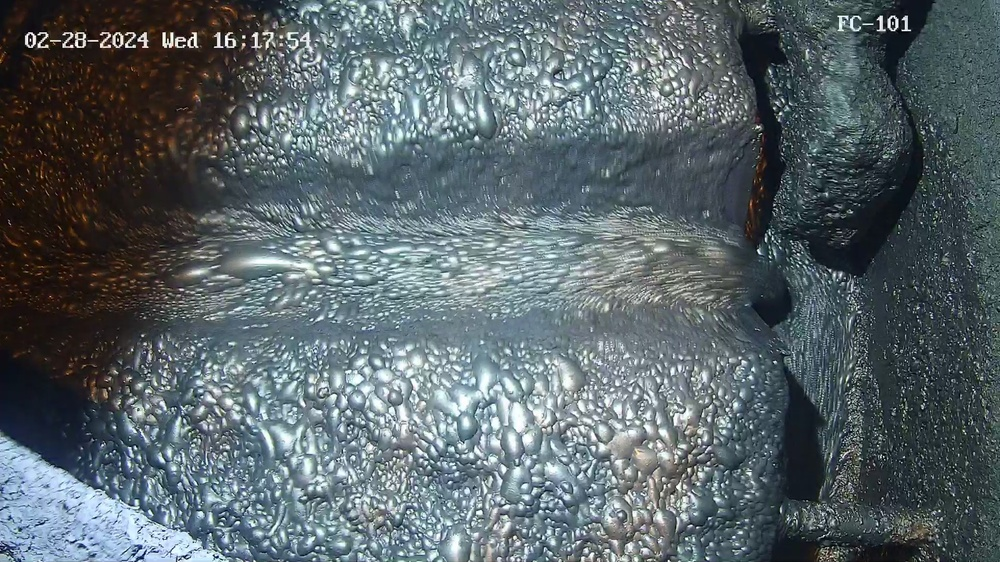
#> input picture noiser/_11.jpg, 1000 x 562 px, shrunk from 1920 x 1080 before the run, found by its file name
$ python dirty_spots_gen.py
#> lines starting #> are read from the running program, lines starting #| are printed output that depends on the picture
from PIL import Image, ImageDraw, ImageFilter
import random
import numpy as np

def add_realistic_dirt(image_path, output_path, num_spots=10, spot_size_range=(20, 100)):
    """
    Добавляет реалистичные пятна грязи на изображение.

    :param image_path: Путь к исходному изображению.
    :param output_path: Путь для сохранения изображения с пятнами.
    :param num_spots: Количество пятен.
    :param spot_size_range: Диапазон размеров пятен (минимальный и максимальный радиус).
    """
#> called with image_path = './noiser/_11.jpg', num_spots = 10, spot_size_range = (50, 200)
    # Загружаем изображение
    image = Image.open(image_path).convert("RGB")
#> image is the input picture: PIL image 1000x562 RGB; mean R, G, B 89.9, 101.5, 106
    width, height = image.size
#> width = 1000; height = 562

    # Копируем изображение
    dirty_image = image.copy()

    for _ in range(num_spots):
        # Генерируем случайный центр и размер пятна
        center_x = random.randint(0, width)
        center_y = random.randint(0, height)
        radius = random.randint(*spot_size_range)

        # Создаём текстурное пятно
        dirt_texture = Image.new("L", (radius * 2, radius * 2), 0)
        texture_draw = ImageDraw.Draw(dirt_texture)

        # Добавляем случайный шум внутри пятна
        for _ in range(50):  # Количество "шумовых точек"
            x = random.randint(0, radius * 2)
            y = random.randint(0, radius * 2)
            texture_draw.ellipse(
                (x, y, x + random.randint(3, 10), y + random.randint(3, 10)),
                fill=random.randint(50, 150),
            )

        # Размываем текстуру для более реалистичного вида
        dirt_texture = dirt_texture.filter(ImageFilter.GaussianBlur(40))

        # Создаём цветное пятно
        dirt_color = Image.new(
            "RGB",
            (radius * 2, radius * 2),
            (
                random.randint(50, 80),
                random.randint(40, 70),
                random.randint(30, 50),
            ),
        )
        dirt_color.putalpha(dirt_texture)

        # Накладываем пятно на изображение
        dirty_image.paste(dirt_color, (center_x - radius, center_y - radius), dirt_texture)
#> this loop made 10 passes
#> pass 1, in add_realistic_dirt, `dirt_texture = dirt_texture.filter(ImageFilter.GaussianBlur(40))`:
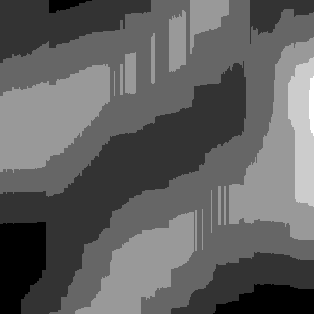
#> dirt_texture: PIL image 314x314 L; min 0, max 5, mean 1.89; drawn with min black and max white
#> pass 1, in add_realistic_dirt, `dirt_color = Image.new( "RGB", (radius * 2, radius * 2), ( random.rand..`:
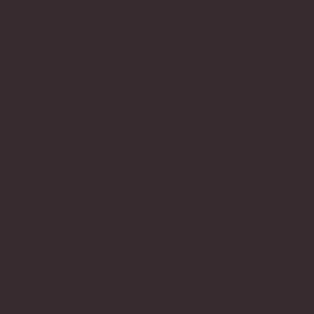
#> dirt_color: PIL image 314x314 RGB; mean R, G, B 55, 43, 45
#> after the loop:
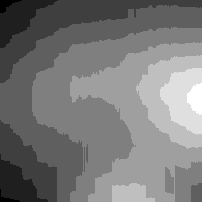
#> dirt_texture: PIL image 202x202 L; min 1, max 9, mean 4.82; drawn with min black and max white

    # Сохраняем результат
    dirty_image.save(output_path, format="JPEG")
    print(f"Сохранено изображение с пятнами: {output_path}")

# Пример использования
image_path = "./noiser/_11.jpg"
output_path = "./dirty_spots_images/realistic_dirt_output.jpg"
add_realistic_dirt(image_path, output_path, num_spots=10, spot_size_range=(50, 200))

$ run again, with train18/train18/train_batch0.jpg copied over noiser/_11.jpg
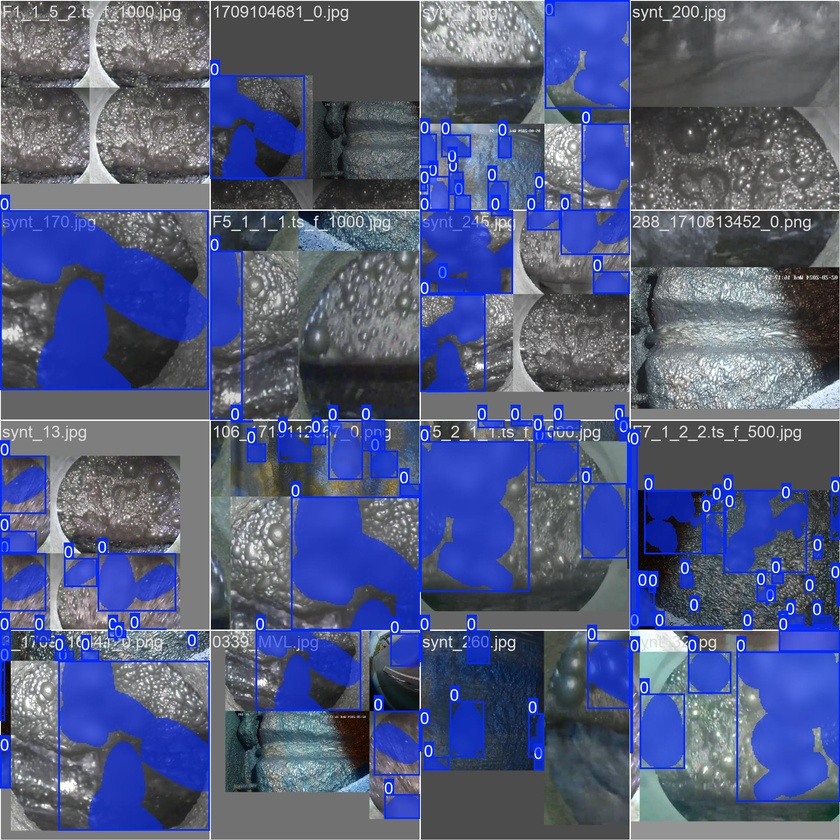
#> input picture train18/train18/train_batch0.jpg, 840 x 840 px, shrunk from 1920 x 1920 before the run, found by its file name
#> in add_realistic_dirt, image is the input picture: PIL image 840x840 RGB; mean R, G, B 83.3, 92.1, 127.5
#> after the loop in add_realistic_dirt, `for _ in range(num_spots):`:
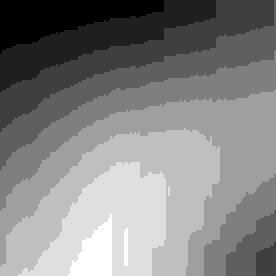
#> dirt_texture: PIL image 138x138 L (shown 2 times larger); min 5, max 13, mean 9.12; drawn with min black and max white

$ run again, with train18/train18/train_batch1.jpg copied over noiser/_11.jpg
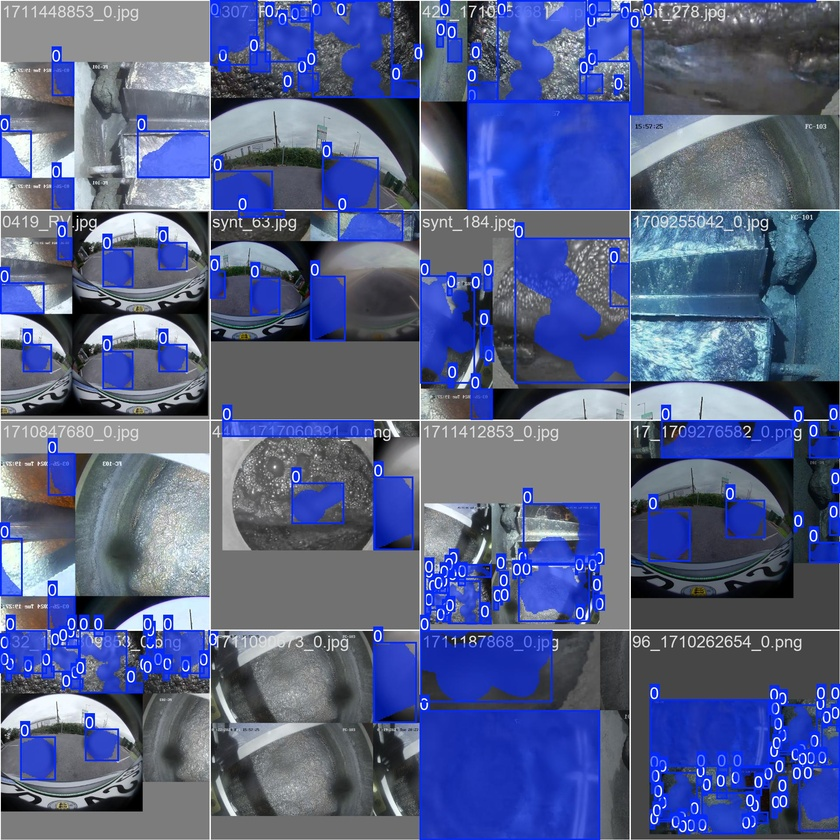
#> input picture train18/train18/train_batch1.jpg, 840 x 840 px, shrunk from 1920 x 1920 before the run, found by its file name
#> in add_realistic_dirt, image is the input picture: PIL image 840x840 RGB; mean R, G, B 86.6, 98, 138
#> after the loop in add_realistic_dirt, `for _ in range(num_spots):`:
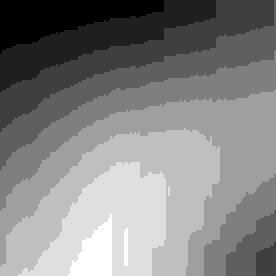
#> dirt_texture: PIL image 138x138 L (shown 2 times larger); min 5, max 13, mean 9.12; drawn with min black and max white
